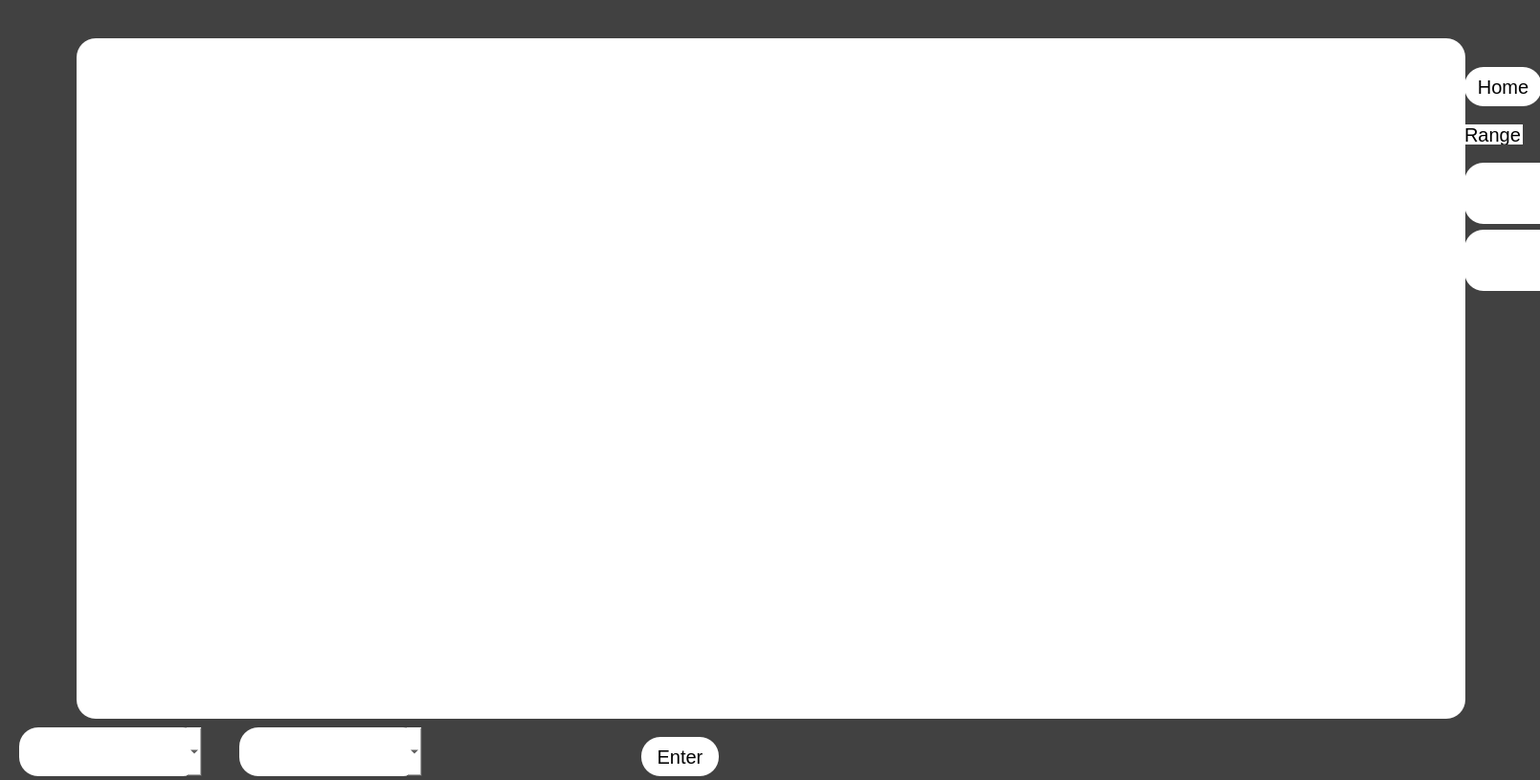
<?xml version="1.0" encoding="UTF-8"?>
<ui version="4.0">
 <class>Dialog</class>
 <widget class="QDialog" name="Dialog">
  <property name="geometry">
   <rect>
    <x>0</x>
    <y>0</y>
    <width>1609</width>
    <height>815</height>
   </rect>
  </property>
  <property name="windowTitle">
   <string>Prob</string>
  </property>
  <property name="styleSheet">
   <string notr="true">background-color:rgb(65, 65, 65);</string>
  </property>
  <widget class="QPushButton" name="home">
   <property name="geometry">
    <rect>
     <x>1530</x>
     <y>70</y>
     <width>81</width>
     <height>41</height>
    </rect>
   </property>
   <property name="styleSheet">
    <string notr="true">border-radius: 20px;
background-color: #FFFFFF;
font: 75 9pt &quot;Berlin Sans FB Demi&quot;;
font-size:20px</string>
   </property>
   <property name="text">
    <string>Home</string>
   </property>
  </widget>
  <widget class="QComboBox" name="comboBoxp">
   <property name="geometry">
    <rect>
     <x>20</x>
     <y>760</y>
     <width>191</width>
     <height>51</height>
    </rect>
   </property>
   <property name="styleSheet">
    <string notr="true">border-radius: 20px;
background-color: #FFFFFF;
font: 75 9pt &quot;Berlin Sans FB Demi&quot;;
font-size:20px</string>
   </property>
  </widget>
  <widget class="QPushButton" name="e">
   <property name="geometry">
    <rect>
     <x>670</x>
     <y>770</y>
     <width>81</width>
     <height>41</height>
    </rect>
   </property>
   <property name="styleSheet">
    <string notr="true">border-radius: 20px;
background-color: #FFFFFF;
font: 75 9pt &quot;Berlin Sans FB Demi&quot;;
font-size:20px</string>
   </property>
   <property name="text">
    <string>Enter</string>
   </property>
  </widget>
  <widget class="QComboBox" name="comboBoxp2">
   <property name="geometry">
    <rect>
     <x>250</x>
     <y>760</y>
     <width>191</width>
     <height>51</height>
    </rect>
   </property>
   <property name="styleSheet">
    <string notr="true">border-radius: 20px;
background-color: #FFFFFF;
font: 75 9pt &quot;Berlin Sans FB Demi&quot;;
font-size:20px</string>
   </property>
  </widget>
  <widget class="QLabel" name="label">
   <property name="geometry">
    <rect>
     <x>80</x>
     <y>40</y>
     <width>1451</width>
     <height>711</height>
    </rect>
   </property>
   <property name="styleSheet">
    <string notr="true">border-radius: 20px;
background-color: #FFFFFF;
font: 75 9pt &quot;Berlin Sans FB Demi&quot;;
font-size:20px</string>
   </property>
   <property name="text">
    <string/>
   </property>
  </widget>
  <widget class="QLabel" name="label_2">
   <property name="geometry">
    <rect>
     <x>1530</x>
     <y>130</y>
     <width>61</width>
     <height>21</height>
    </rect>
   </property>
   <property name="styleSheet">
    <string notr="true">border-radius: 20px;
background-color: #FFFFFF;
font: 75 9pt &quot;Berlin Sans FB Demi&quot;;
font-size:20px
</string>
   </property>
   <property name="text">
    <string>Range</string>
   </property>
  </widget>
  <widget class="QTextEdit" name="textEdit">
   <property name="geometry">
    <rect>
     <x>1530</x>
     <y>170</y>
     <width>104</width>
     <height>64</height>
    </rect>
   </property>
   <property name="styleSheet">
    <string notr="true">border-radius: 20px;
background-color: #FFFFFF;
font: 75 9pt &quot;Berlin Sans FB Demi&quot;;
font-size:20px</string>
   </property>
  </widget>
  <widget class="QTextEdit" name="textEdit_2">
   <property name="geometry">
    <rect>
     <x>1530</x>
     <y>240</y>
     <width>104</width>
     <height>64</height>
    </rect>
   </property>
   <property name="styleSheet">
    <string notr="true">border-radius: 20px;
background-color: #FFFFFF;
font: 75 9pt &quot;Berlin Sans FB Demi&quot;;
font-size:20px</string>
   </property>
  </widget>
 </widget>
 <resources/>
 <connections/>
</ui>
